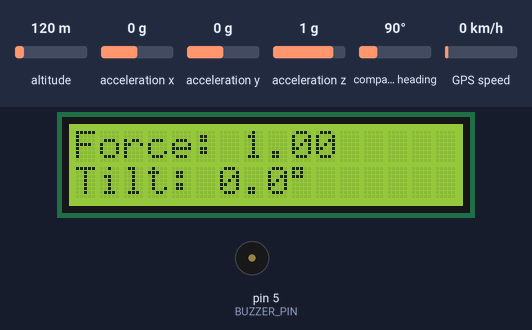
A sketch run on a simulated Arduino Uno, built with avr-gcc and run on an emulated ATmega328P. On the bench: 16×2 character LCD, buzzer (waves = sounding, pin HIGH). Wiring (inferred from the names in the program): MPU-6050 motion sensor at I2C address 0x68. Inputs (shaded band) come from the test bench; at power-on: acceleration z 1 g, acceleration x 0 g, acceleration y 0 g, altitude 120 m, compass heading 90°, GPS speed 0 km/h. The GPS gets a fix after 3 s at 37.7749, -122.4194 with 8 satellites; the modem accepts every AT command (registered, SIM ready, sends succeed) and sends nothing else; what the sketch prints to the serial monitor is not drawn.

Above: at 4.2 s.
4.3 s: acceleration z set to 0.1 g
At 5.8 s:
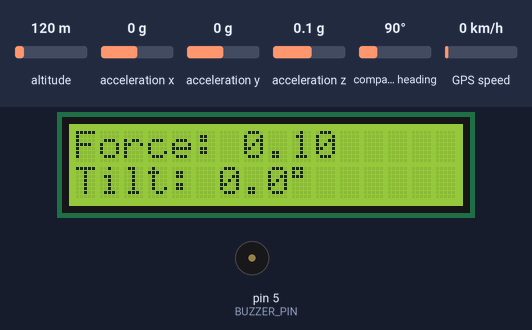
6.6 s: acceleration z set to -0.2 g
At 10.7 s:
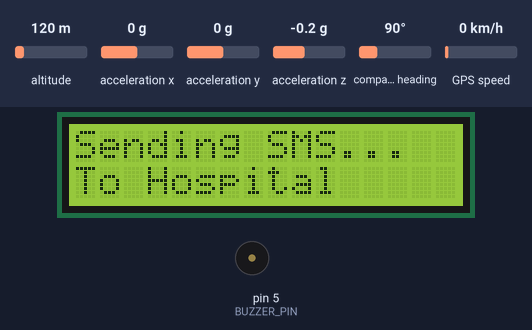
14.6 s: acceleration x set to -1.4 g
At 18.5 s:
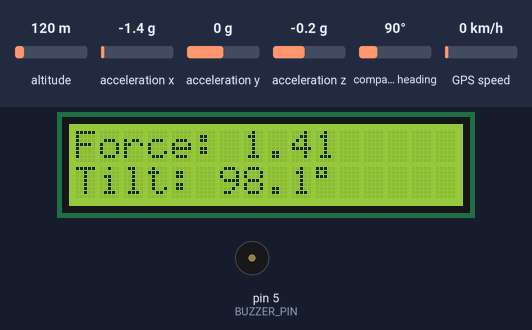
18.7 s: acceleration y set to -1.4 g
At 19.99 s:
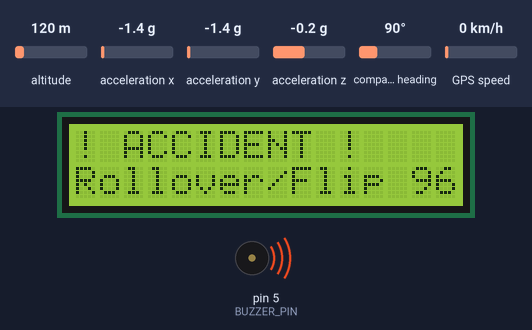
Timing chart, 0 to 21.2 s (numbered marks = the images above; inputs shaded):
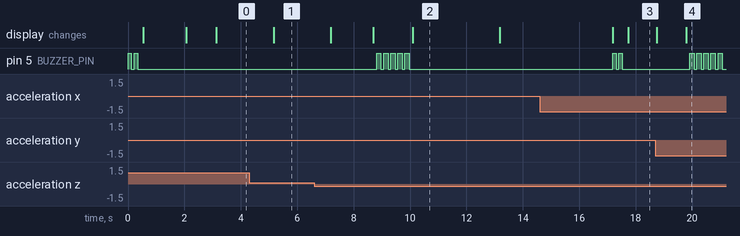

The sketch:

car_acc.ino
```cpp
#include <Wire.h>
#include <SoftwareSerial.h>
#include <TinyGPS++.h>
#include <LiquidCrystal_I2C.h>

// --- Pin Setup ---
const int GPS_RX_PIN    = 4;  // GPS TX -> Digital Pin 4
const int GPS_TX_PIN    = 3;  // GPS RX -> Digital Pin 3
const int GSM_RX_PIN    = 8;  // SIM800L TXD -> Digital Pin 8
const int GSM_TX_PIN    = 7;  // SIM800L RXD -> Digital Pin 7
const int BUZZER_PIN    = 5;  // Buzzer (+) -> Digital Pin 5

SoftwareSerial gpsSerial(GPS_RX_PIN, GPS_TX_PIN);
SoftwareSerial gsmSerial(GSM_RX_PIN, GSM_TX_PIN);
TinyGPSPlus gps;

LiquidCrystal_I2C lcd(0x27, 16, 2);

const int MPU_ADDR = 0x68;

// --- ACCIDENT THRESHOLDS ---
const float IMPACT_THRESHOLD = 2.10; // Increased to 3.5G so fast speed bumps don't trigger it
const float FLIP_THRESHOLD   = 60.0; // Angle threshold (degrees)
const unsigned long FLIP_DURATION = 2000; // Must STAY flipped for 2 full seconds (2000ms)

const String EMERGENCY_NUMBER = "+8801521202272"; // Emergency contact

unsigned long lastPrintTime = 0;
unsigned long flipStartTime = 0;
bool isFlipping = false;
String gsmStatus = "Checking...";

void beepStartup() {
  for (int i = 0; i < 2; i++) {
    digitalWrite(BUZZER_PIN, HIGH);
    delay(120);
    digitalWrite(BUZZER_PIN, LOW);
    delay(100);
  }
}

void beepAccidentAlert() {
  for (int i = 0; i < 5; i++) {
    digitalWrite(BUZZER_PIN, HIGH);
    delay(150);
    digitalWrite(BUZZER_PIN, LOW);
    delay(100);
  }
  digitalWrite(BUZZER_PIN, LOW);
}

void setup() {
  Serial.begin(9600);
  pinMode(BUZZER_PIN, OUTPUT);
  digitalWrite(BUZZER_PIN, LOW);

  beepStartup();

  lcd.init();
  lcd.backlight();
  lcd.setCursor(0, 0);
  lcd.print("System Starting");
  lcd.setCursor(0, 1);
  lcd.print("Please Wait...");

  delay(500);

  Wire.begin();
  Wire.setWireTimeout(25000, true);
  Wire.setClock(100000);

  Wire.beginTransmission(MPU_ADDR);
  Wire.write(0x6B);
  Wire.write(0);
  Wire.endTransmission(true);

  gpsSerial.begin(9600);
  gsmSerial.begin(9600);

  checkGSMNetwork();
  gpsSerial.listen();

  lcd.clear();
  lcd.setCursor(0, 0);
  lcd.print("System Ready!");
  delay(1000);
  lcd.clear();
}

void loop() {
  // Read GPS
  while (gpsSerial.available() > 0) {
    gps.encode(gpsSerial.read());
  }

  // Read MPU-6050
  float totalG = 1.0;
  float tiltAngle = 0.0;

  Wire.beginTransmission(MPU_ADDR);
  Wire.write(0x3B);
  if (Wire.endTransmission(true) == 0) {
    if (Wire.requestFrom(MPU_ADDR, 6, true) == 6) {
      int16_t rawX = (Wire.read() << 8) | Wire.read();
      int16_t rawY = (Wire.read() << 8) | Wire.read();
      int16_t rawZ = (Wire.read() << 8) | Wire.read();

      if (rawX != 0 || rawY != 0 || rawZ != 0) {
        float ax = rawX / 16384.0;
        float ay = rawY / 16384.0;
        float az = rawZ / 16384.0;

        totalG = sqrt(ax * ax + ay * ay + az * az);
        float ratio = constrain(az / totalG, -1.0, 1.0);
        tiltAngle = acos(ratio) * (180.0 / PI);
      }
    }
  }

  // Update LCD & Serial every 1 second
  if (millis() - lastPrintTime >= 1000) {
    lastPrintTime = millis();
    updateDisplays(totalG, tiltAngle);
  }

  // --- 1. HARD IMPACT ACCIDENT (Crash) ---
  if (totalG >= IMPACT_THRESHOLD) {
    triggerAccident("Hard Impact", String(totalG, 1) + "G");
  }

  // --- 2. ROLLOVER / FLIP VERIFICATION (Must stay tilted for 2 seconds) ---
  if (tiltAngle >= FLIP_THRESHOLD) {
    if (!isFlipping) {
      isFlipping = true;
      flipStartTime = millis(); // Start timer
    } else if (millis() - flipStartTime >= FLIP_DURATION) {
      // Vehicle has stayed upside down / on side for 2 FULL SECONDS
      triggerAccident("Rollover/Flip", String(tiltAngle, 0) + "deg");
      isFlipping = false;
    }
  } else {
    // If the car recovers (normal turn/bump ends), reset the timer!
    isFlipping = false;
  }

  delay(40);
}

void updateDisplays(float gForce, float tilt) {
  // --- LCD Display ---
  lcd.setCursor(0, 0);
  lcd.print("Force: ");
  lcd.print(gForce, 2);
  lcd.print("   ");

  lcd.setCursor(0, 1);
  lcd.print("Tilt: ");
  lcd.print(tilt, 1);
  lcd.print((char)223);
  lcd.print("      ");

  // --- Serial Monitor ---
  Serial.print("[SENSOR] Force: ");
  Serial.print(gForce, 2);
  Serial.print(" | Tilt: ");
  Serial.print(tilt, 1);
  Serial.println("°");
}
void triggerAccident(String crashName, String crashValue) {
  lcd.clear();
  lcd.setCursor(0, 0);
  lcd.print("! ACCIDENT !");
  lcd.setCursor(0, 1);
  lcd.print(crashName + " " + crashValue);

  Serial.println("\n**************************************************");
  Serial.println("  >>> [!] CRITICAL ACCIDENT DETECTED! <<<");
  Serial.println("  Cause: " + crashName + " (" + crashValue + ")");
  Serial.println("**************************************************");

  beepAccidentAlert();

  lcd.clear();
  lcd.setCursor(0, 0);
  lcd.print("Sending SMS...");
  lcd.setCursor(0, 1);
  lcd.print("To Hospital");

  String locationInfo;
  if (gps.location.isValid()) {
    float lat = gps.location.lat();
    float lng = gps.location.lng();
    locationInfo = "Location: https://maps.google.com/?q=" + String(lat, 6) + "," + String(lng, 6);
  } else {
    locationInfo = "Location: Satellites acquiring. Last fix pending.";
  }

  String smsMessage = "EMERGENCY: Accident Detected!\n" + crashName + " (" + crashValue + ")\n" + locationInfo;

  Serial.println("Sending SMS to " + EMERGENCY_NUMBER + "...");
  gsmSerial.listen();
  delay(100);

  gsmSerial.println("AT+CMGF=1");
  delay(300);
  gsmSerial.println("AT+CMGS=\"" + EMERGENCY_NUMBER + "\"");
  delay(300);
  gsmSerial.print(smsMessage);
  delay(200);
  gsmSerial.write(26);
  delay(2000);

  lcd.clear();
  lcd.setCursor(0, 0);
  lcd.print("SMS Sent!");
  lcd.setCursor(0, 1);
  lcd.print("Alert Complete");
  Serial.println(">>> SMS Alert Dispatched! <<<");

  gpsSerial.listen();
  delay(4000);

  lcd.clear();
  beepStartup();
}

void checkGSMNetwork() {
  gsmSerial.listen();
  delay(200);
  gsmSerial.println("AT");
  delay(300);
  gsmSerial.println("AT+CREG?");
  delay(500);

  String response = "";
  while (gsmSerial.available()) {
    response += (char)gsmSerial.read();
  }

  if (response.indexOf("+CREG: 0,1") != -1 || response.indexOf("+CREG: 0,5") != -1) {
    gsmStatus = "Ready (Registered on Network)";
  } else if (response.indexOf("OK") != -1) {
    gsmStatus = "SIM OK (Searching Signal...)";
  } else {
    gsmStatus = "No Response (Check Power/Wires)";
  }
}
```

Measured:
- the behaviour switches between 0 and -0.1 g on acceleration z (found by bisection; images 1 and 2)
- after the input at 4.3 s, the display: changes after 0.86 s (image 1)
- after the input at 6.6 s, pin 5 (BUZZER_PIN): alternates HIGH for 0.15 s and LOW for 0.10 s, 10 changes in all, then stays LOW, starting after 2.2 s; the display: first changes after 0.59 s (image 2 shows a later state)
- what the display in image 2 shows lasts 3.1 s, from 10.1 s to 13.2 s
